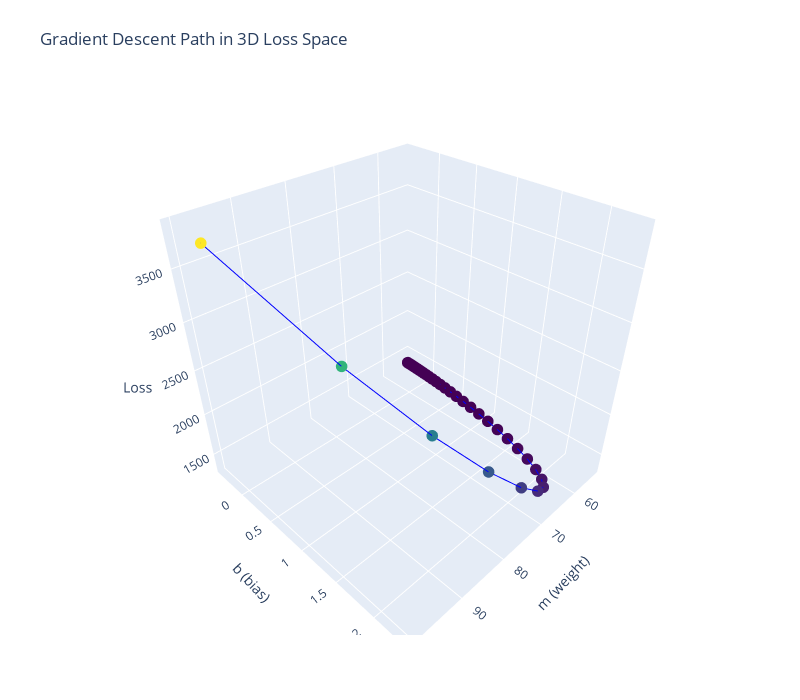

Here is the notebook cell this chart was saved with:
### Code cell
gd.plot_loss()

### Figure 1 — Plotly figure (JSON) as saved in the notebook; plotly's stock layout.template omitted (floating-point values rounded to 4 significant figures; data arrays with more than 128 entries replaced by an {"elided": "..."} marker saying what was removed)
{"data": [{"line": {"color": "blue", "width": 2}, "marker": {"color": {"elided": "1000 float values"}, "colorscale": [[0, "#440154"], [0.1111, "#482878"], [0.2222, "#3e4989"], [0.3333, "#31688e"], [0.4444, "#26828e"], [0.5556, "#1f9e89"], [0.6667, "#35b779"], [0.7778, "#6ece58"], [0.8889, "#b5de2b"], [1, "#fde725"]], "size": 4}, "mode": "lines+markers", "type": "scatter3d", "x": {"elided": "1000 float values"}, "y": {"elided": "1000 float values"}, "z": {"elided": "1000 float values"}}], "layout": {"height": 700, "margin": {"b": 65, "l": 65, "r": 50, "t": 90}, "scene": {"xaxis": {"title": {"text": "m (weight)"}}, "yaxis": {"title": {"text": "b (bias)"}}, "zaxis": {"title": {"text": "Loss"}}}, "title": {"text": "Gradient Descent Path in 3D Loss Space"}, "width": 800}}
